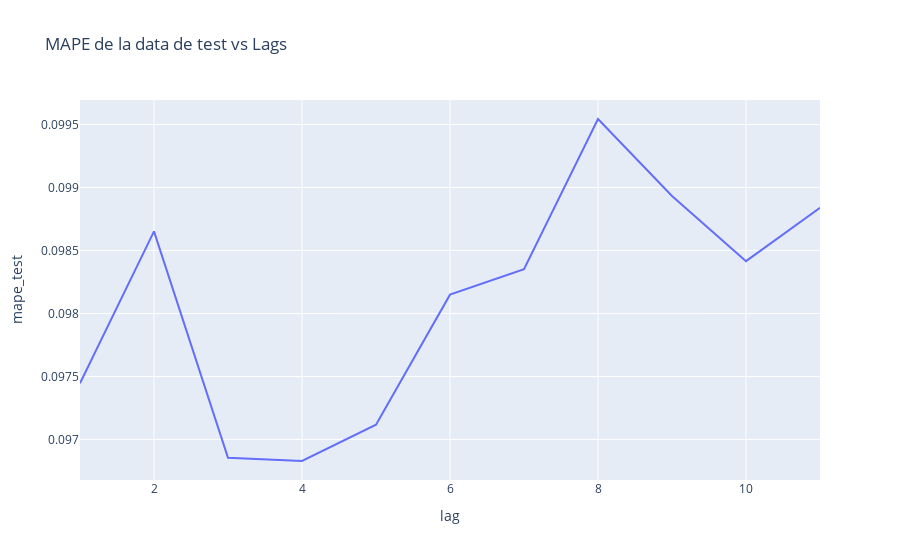

Notebook code for this chart:
### Code cell
fig_mape = px.line(
    df_pruebas, x="lag", y="mape_test", title="MAPE de la data de test vs Lags"
)

fig_mape.show()

### Figure 1 — Plotly figure (JSON) as saved in the notebook; plotly's stock layout.template omitted (floating-point values rounded to 4 significant figures)
{"data": [{"hovertemplate": "lag=%{x}<br>mape_test=%{y}<extra></extra>", "legendgroup": "", "line": {"color": "#636efa", "dash": "solid"}, "marker": {"symbol": "circle"}, "mode": "lines", "name": "", "orientation": "v", "showlegend": false, "type": "scatter", "x": [1, 2, 3, 4, 5, 6, 7, 8, 9, 10, 11], "xaxis": "x", "y": [0.09745, 0.09865, 0.09685, 0.09683, 0.09712, 0.09815, 0.09835, 0.09954, 0.09893, 0.09842, 0.09884], "yaxis": "y"}], "layout": {"legend": {"tracegroupgap": 0}, "title": {"text": "MAPE de la data de test vs Lags"}, "xaxis": {"anchor": "y", "domain": [0, 1], "title": {"text": "lag"}}, "yaxis": {"anchor": "x", "domain": [0, 1], "title": {"text": "mape_test"}}}}
